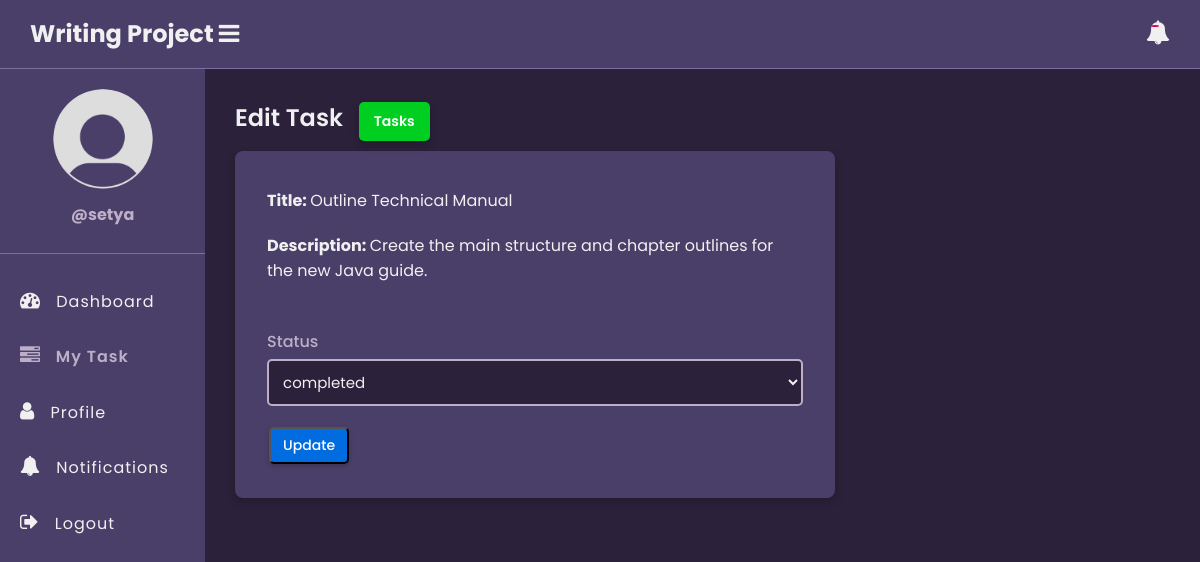
The page /edit-task-employee.php?id=1 (signed in) on the database its author committed.
### tables this page shows
CREATE TABLE `tasks` (
  `id` int(11) NOT NULL,
  `title` varchar(100) NOT NULL,
  `description` text DEFAULT NULL,
  `assigned_to` int(11) DEFAULT NULL,
  `due_date` date DEFAULT NULL,
  `status` enum('pending','in_progress','completed') DEFAULT 'pending',
  `created_at` timestamp NOT NULL DEFAULT current_timestamp()
);

### app/model/Task.php (called while the page is built, shortened)
<?php
function get_task_by_id($conn, $id){
	$sql = "SELECT * FROM tasks WHERE id =? ";
	$stmt = $conn->prepare($sql);
	$stmt->execute([$id]);
	if($stmt->rowCount() > 0){
		$task = $stmt->fetch();
	}else $task = 0;
	return $task;
}

### edit-task-employee.php (the view, shortened to what this page needs)
<?php
if (isset($_SESSION['role']) && isset($_SESSION['id']) && $_SESSION['role'] == "employee") {
    include "DB_connection.php";
    include "app/Model/Task.php";
    include "app/Model/User.php";
    $id = $_GET['id'];
    $task = get_task_by_id($conn, $id);
 ?>
<!DOCTYPE html>
<html>
<head>
	<link rel="stylesheet" href="https://stackpath.bootstrapcdn.com/font-awesome/4.7.0/css/font-awesome.min.css">
	<link rel="stylesheet" href="css/style.css">
</head>
<body>
	<?php include "inc/header.php" ?>
	<div class="body">
		<?php include "inc/nav.php" ?>
		<section class="section-1">
			<h4 class="title">Edit Task <a href="my_task.php">Tasks</a></h4>
			<form class="form-1"
			      method="POST"
			      action="app/update-task-employee.php">
				<div class="input-holder">
					<p><b>Title: </b><?=$task['title']?></p>
				</div>
				<div class="input-holder">
					<p><b>Description: </b><?=$task['description']?></p>
				</div><br>
            <div class="input-holder">
					<lable>Status</lable>
					<select name="status" class="input-1">
						<option <?php if( $task['status'] == "completed") echo"selected"; ?>>completed</option>
					</select><br>
				</div>
				<button class="edit-btn">Update</button>
			</form>
		</section>
	</div>
</body>
</html>
<?php }else{
   $em = "First login";
   header("Location: login.php?error=$em");
   exit();
}
 ?>

### css/style.css (style rules this page uses)
:root { --bg-darkest: #2b213a; --bg-medium: #4a3f69; --bg-light-table: #7b6fa1; --accent: #beafc9; --text-primary: #f0f0f0; --text-secondary: #beafc9; --blue-btn: #006ce0; --red-btn: #e00051; --green-btn: #00cf22; --danger-bg: #ff98aa; --danger-text: #b20008; --success-bg: #80ce91; --success-text: #009d22; }
* { margin: 0; padding: 0; box-sizing: border-box; font-family: Poppins, sans-serif; }
html { height: 100%; }
body { background-color: var(--bg-darkest); color: var(--text-primary); line-height: 1.6; }
a { color: var(--accent); text-decoration: none; }
.body { display: flex; }
.section-1 { padding: 30px; width: 100%; background: var(--bg-darkest); }
.section-1 .title { color: var(--text-primary); font-size: 24px; font-weight: 600; margin-bottom: 10px; }
.section-1 .title a { text-decoration: none; display: inline-block; border: none; background: var(--green-btn); padding: 8px 15px; color: #fff; font-size: 14px; border-radius: 5px; cursor: pointer; transition: opacity 0.3s; box-shadow: 0 4px 10px rgba(0, 0, 0, 0.2); margin-left: 10px; }
.delete-btn, .edit-btn { text-decoration: none; display: inline-block; padding: 6px 12px; color: #fff; font-size: 14px; font-weight: 500; border-radius: 5px; cursor: pointer; outline: none; transition: opacity 0.3s; box-shadow: 0 2px 5px rgba(0, 0, 0, 0.2); margin: 2px; }
.edit-btn { background: var(--blue-btn); }
.form-1 { width: 90%; max-width: 600px; background: var(--bg-medium); padding: 2rem; border-radius: 8px; box-shadow: 0 4px 10px rgba(0, 0, 0, 0.2); }
.input-holder lable { display: block; margin-bottom: 5px; color: var(--text-secondary); font-weight: 500; }
.input-1 { border: 2px solid var(--accent); width: 100%; padding: 10px; font-size: 15px; outline: none; border-radius: 5px; background: var(--bg-darkest); color: var(--text-primary); }
.input-holder { margin-bottom: 1.2rem; }

### rows shown on the page
tasks: title "Outline Technical Manual", description "Create the main structure and chapter outlines for the new Java guide.", status "completed"

### other values the page prints
$_SESSION['username'] "setya"
